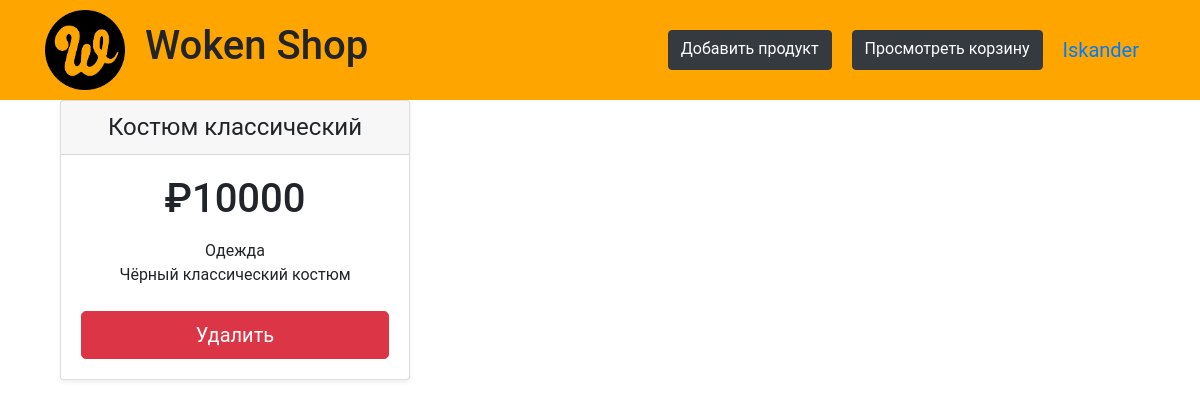
The app's page /view_basket (signed in) with its own data.
### data/users.py (models this page shows, shortened)
class User(SqlAlchemyBase, UserMixin, SerializerMixin):
    __tablename__ = 'users'
    id = sqlalchemy.Column(sqlalchemy.Integer,
                           primary_key=True, autoincrement=True)
    surname = sqlalchemy.Column(sqlalchemy.String, nullable=True)
    name = sqlalchemy.Column(sqlalchemy.String, nullable=True)
    age = sqlalchemy.Column(sqlalchemy.Integer, nullable=True)
    email = sqlalchemy.Column(sqlalchemy.String,
                              index=True, unique=True, nullable=True)
    hashed_password = sqlalchemy.Column(sqlalchemy.String, nullable=True)
    modified_date = sqlalchemy.Column(sqlalchemy.DateTime,
                                      default=datetime.datetime.now)
    baskets = orm.relation("Basket", back_populates='user')

### data/products.py (models this page shows)
class Product(SqlAlchemyBase, UserMixin, SerializerMixin):
    __tablename__ = 'products'
    id = sqlalchemy.Column(sqlalchemy.Integer,
                           primary_key=True, autoincrement=True)
    name = sqlalchemy.Column(sqlalchemy.String, nullable=False)
    type = sqlalchemy.Column(sqlalchemy.String, nullable=False)
    price = sqlalchemy.Column(sqlalchemy.Integer, nullable=False)
    description = sqlalchemy.Column(sqlalchemy.Text, nullable=True)
    image = sqlalchemy.Column(sqlalchemy.String, nullable=True)

### main.py (the view)
@app.route('/view_basket', methods=["GET", "POST"])
def view_basket():
    db_sess = db_session.create_session()
    basket = db_sess.query(Basket).filter(Basket.user_id == current_user.id).first()
    prod = db_sess.query(Product).all()
    return render_template("view_basket.html", prod=prod, basket=basket)

### data/db_session.py (called while the page is built)
def create_session() -> Session:
    global __factory
    return __factory()

### main.py (called while the page is built)
@login_manager.user_loader
def load_user(user_id):
    db_sess = db_session.create_session()
    return db_sess.query(User).get(user_id)

### templates/view_basket.html
{% extends "base.html" %}
{% block content %}
<div class="container">
	<div class="row row-cols-1 row-cols-md-3 mb-3 text-center">
{% for item in basket.products %}
	    <div class="col">
	      <div class="card mb-4 shadow-sm">
		      <div class="card-header">
		        <h4 class="my-0 font-weight-normal" name="name">{{item.name}}</h4>
		      </div>
		      <div class="card-body">
		        <h1 class="card-title pricing-card-title" name="price">₽{{item.price}}</h1>
		        <ul class="list-unstyled mt-3 mb-4">
		          <li>{{item.type}}</li>
		          <li>{{item.description}}</li>
		        </ul>
		        {% if current_user.is_authenticated %}
					<a type="button" class="btn btn-lg btn-block btn-danger" href="/delete_item_from_basket/{{item.id}}">Удалить</a>
				{% endif %}
		      </div>
		    </div>
	    </div>
{% endfor %}
	</div>
</div>
{% endblock %}

### templates/base.html (shortened to what this page needs)
<!DOCTYPE html>
<html>
<head>
	<link rel="stylesheet"
          href="https://stackpath.bootstrapcdn.com/bootstrap/4.4.1/css/bootstrap.min.css"
>
    <link rel="stylesheet" type="text/css" href="../static/css/style.css">
</head>
<body>
	<header>
		<div class="container">
			<div class="header_inner">
				<div class="company">
					<a href="/index">
						<img class="logo" src="../static/img/logo.png">
					</a>
					<h1>Woken Shop</h1>
				</div>
				<nav>
					{% if current_user.is_authenticated %}
					    {% if current_user.id == 1 %}
					    	<a class="btn btn-dark" href="/addproduct" style="margin-right: 20px;">Добавить продукт</a>
					    	<a class="btn btn-dark" href="/view_basket" style="margin-right: 20px;">Просмотреть корзину</a>
					    	<a class="navbar-brand" href="/logout">{{ current_user.name }}</a>
					    {% else %}
					    	<a class="btn btn-dark" href="/view_basket" style="margin-right: 20px;">Просмотреть корзину</a>
					    	<a class="navbar-brand" href="/logout">{{ current_user.name }}</a>
					    {% endif %}
					{% else %}
					    <p>
					        <a class="btn btn-dark " href="/register">Зарегистрироваться</a>
					        <a class="btn btn-dark" href="/login">Войти</a>
					    </p>
					{% endif %}
				</nav>
			</div>
		</div>
	</header>
	<main role="main" class="container">
		{% block content %}{% endblock %}
	</main>
</body>
</html>

### static/css/style.css (style rules this page uses)
* { margin: 0; padding: 0; }
body { font-family: "Roboto", sans-serif; }
.container { margin: 0 auto; width: 1200px; }
header { width: 100%; height: 100px; background-color: orange; display: flex; align-items: center; }
header .container { display: flex; align-items: center; }
.header_inner { width: 100%; display: flex; justify-content: space-between; align-items: center; }
.logo { width: 80px; margin-right: 20px; }
.company { display: flex; align-items: center; }
nav { display: flex; }

### records on screen
User: name "Iskander"
Product: name "Костюм классический", price "10000", type "Одежда", description "Чёрный классический костюм"
